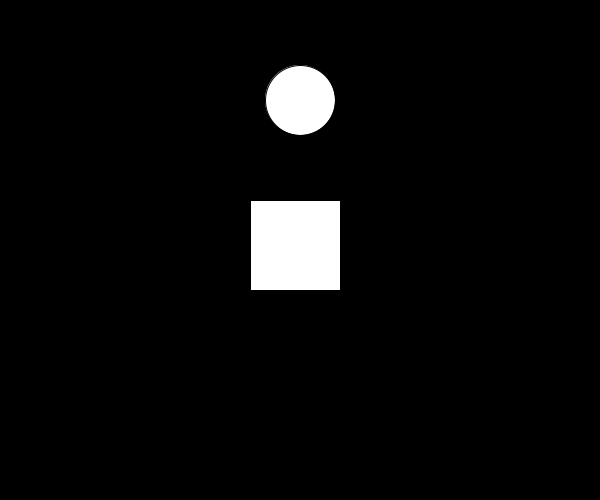
Frame 1 (no input)
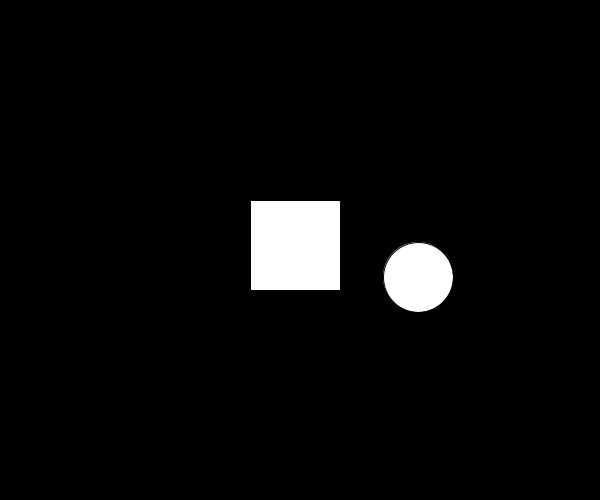
Frame 60 (the mouse pressed at the canvas centre just before this capture)
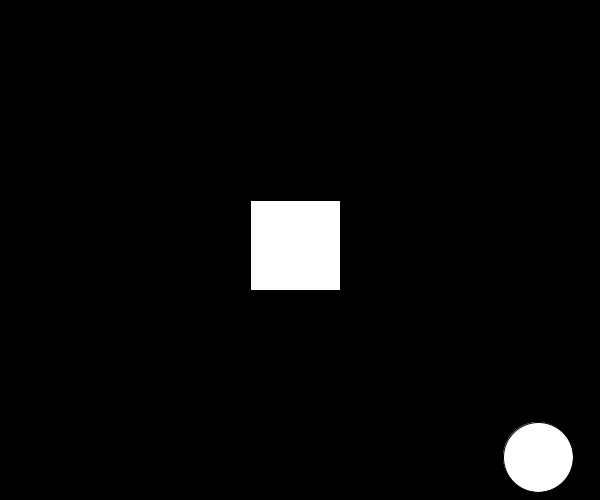
Frame 120 (the mouse held since frame 60 and released just before this capture)

The Processing sketch that drew these frames (run headless with seeded random() and noise(); from frame 60 on, the mouse is pressed at the canvas centre):

// Processing sketch: ZThomas_ProcessingProject_T2
// ── ZThomas_ProcessingProject_T2.pde
Box b1;
Circle c1;
//Line l1;
//Line l2;
PVector velocity;
  PVector locationb;
  boolean collided = false;
  boolean friction = false;


void setup() {
  size(600,500);
  b1 = new Box(250,200,90,90);
  c1 = new Circle(300,100,70,70);
 // l1 = new Line();
  //l2 = new Line(600,0,600,500);
  
  
}
void draw() {
  background(0);
  b1.display();
  c1.display();
  c1.motion();
  //l1.display();
  //l2.display();
  
  
  if (c1.overlaps(b1)) {
    friction = true;
  }
  if (friction == true) {
    b1.decelerate();
  }
 
 
  if (c1.overlaps(b1)) {
    collided = true;
  }
  if (collided == true) {
    //background(0,200,0);
    b1.motion2();
  }
  //for (locationb.x; locationb.x < width; locationb.x + 1) {
   // rect(locationb.x,locationb.y,70,70);
  }
  

// ── Box.pde
class Box {
  float x;
  float y;
  float w;
  float l;
  PVector locationb = new PVector(250,200);
  PVector velocity2 = new PVector(6,0);
  PVector acceleration = new PVector(.5,0);
  
  
  Box(float tempX, float tempY, float tempW, float tempL) {
    x = tempX;
    y = tempY;
    tempX = locationb.x;
    tempY = locationb.y;
    w = tempW;
    l = tempL;
  }
  
  
  boolean overlaps(Circle other) {
    float d = dist(b1.locationb.x, b1.locationb.y, other.location.x, other.location.y);
    if (d < 45) {
      return true;
    } else {
      return false;
    }
  }
  
  
  //boolean overlaps(Line other) {
    //float d = dist(b1.locationb.x, b1.locationb.y, other.x, other.y);
    //if (d < 1) {
      //return true;
    //} else {
    //  return false;
    //}
  //}
  void motion2() {
    
    //locationb.add(velocity);
    //if ((locationb.x > width) || (locationb.x < 0)) {
      //velocity.x = velocity.x * -1;
    //}
    //if ((locationb.y > height) || (locationb.y < 0)) {
      //velocity.y = velocity.y * -1;
    //}
    
      locationb.add(velocity2);
      //velocity2.sub(acceleration);
      //velocity2.limit(6);
      if ((locationb.x >= width) || (locationb.x <= 0)) {
        velocity2.x = velocity2.x * -1;
      }
      if (b1.overlaps(c1)) {
        velocity2.x = velocity2.x * -1;
      }
      //if (b1.locationb.x >= width) {
        //acceleration = acceleration.mult(-1);
      //}
  }
    void decelerate() {
        velocity2.x = velocity2.x - 0.15;
        if (velocity2.x <= 0) {
          velocity2.x = 0;
        }
        if (c1.overlaps(b1)) {
          velocity2.x = 6;
          collided = true;
        }
        
        
        
        //if ((b1.locationb.x >= width) || (locationb.x <= 0)) {
        //b1.velocity2.x = b1.velocity2.x * -1;
        //}
    }
      
      
      //b1.locationb.x = b1.locationb.x +8;
      //for(int x = 250; x < width; x = x + 10) { 
      //ellipse(x,200,70,70);
      
   //void bounce() {
     //if (collided == true) {
       //velocity2.add(deceleration);
     //}
   //}
      
    
  
  
  
  //boolean collided = false
  //if (c1.overlaps(b1)) {
    //collided = true;
  //}
    
  
  
  
  
  
  void display() {
    rect(locationb.x, locationb.y,w,l);
  }
}

// ── Circle.pde
  class Circle {
  float x;
  float y;
  float r;
  float s;
  PVector location = new PVector(10, 200);
  PVector velocity = new PVector(2, 3);
  PVector locationb = new PVector(300,200);
  



  Circle(float tempX , float tempY, float tempR, float tempS) {
    location.x = tempX;
    location.y = tempY;
    r = tempR;
    s = tempS;
  }
  
  boolean overlaps(Box other) {
    float d = dist(c1.location.x, c1.location.y, other.locationb.x, other.locationb.y);
    if (d < 45) {
      return true;
    } else {
      return false;
    }
  }


  void motion() {
    location.add(velocity);
    if ((location.x > width) || (location.x < 0)) {
      velocity.x = velocity.x * -1;
    }
    if ((location.y > height) || (location.y < 0)) {
      velocity.y = velocity.y * -1;
    }
    if (c1.overlaps(b1)) {
      c1.velocity.x = c1.velocity.x * -1;
      c1.velocity.y = c1.velocity.y * -1;
    
  }
  }
  
  
  //void motion2() {
    //location.add(velocity2);
    //if ((location.x > width) || (location.x < 0)) {
      //velocity2.x = velocity2.x * -1;
    //}
    //if ((location.y > height) || (location.y < 0)) {
      //velocity2.y = velocity2.y * -1;
    //}
  //}
  
  
  
 

  void display() {
    ellipse(location.x, location.y, r, s);
  }
  }
  

// ── line.pde
class Line {
  float x;
  float y;
  float a;
  float z;
  
  Line() {
    x = 0;
    y = 270;
    a = 600;
    z = 270;
  }
  Line (float tempX, float tempY, float tempA, float tempZ) {
    x = tempX;
    y = tempY;
    a = tempA;
    z = tempZ;
  }
  
  
  void display() {
    line(x,y,a,z);
  }
}
